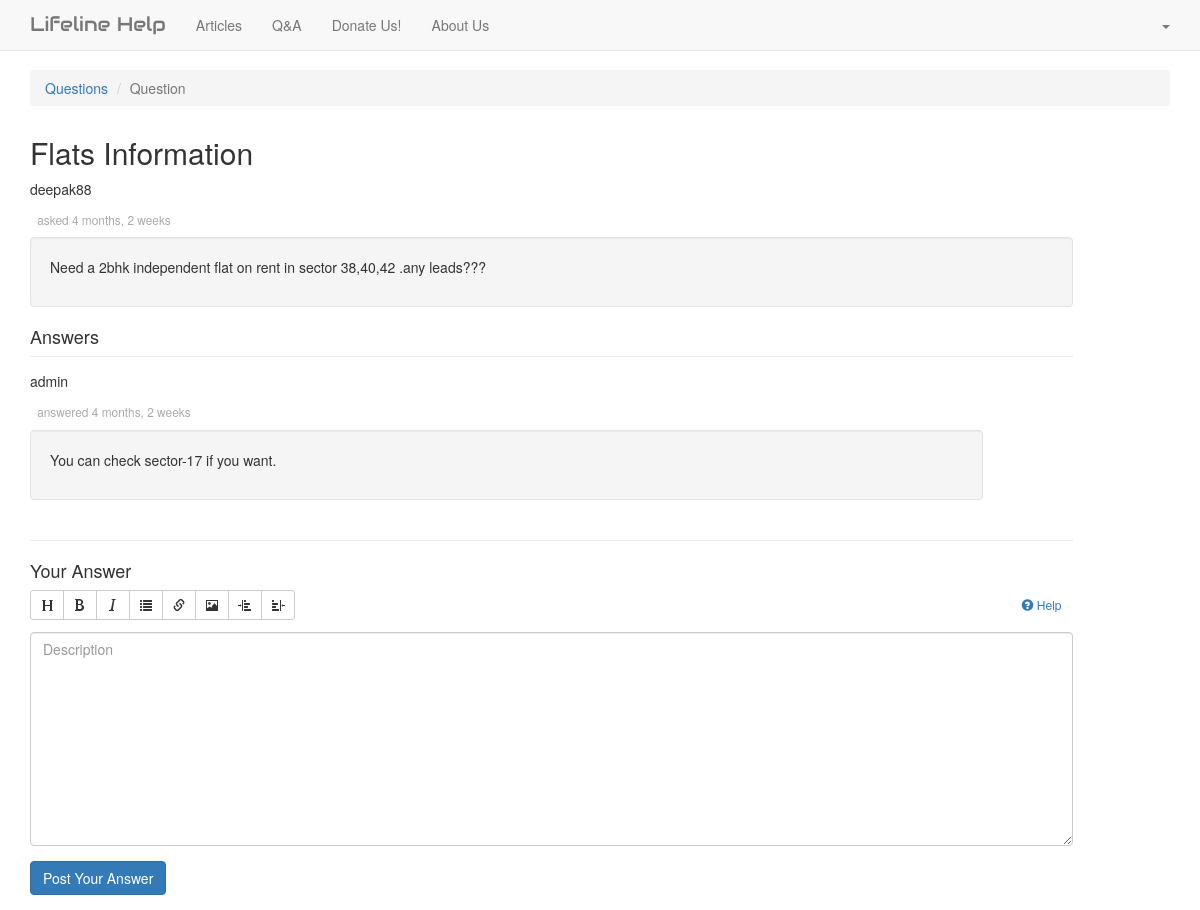
/question/3 (signed in), run on the app's committed database.
### questions/models.py (models this page shows, shortened)
class Question(models.Model):
    asked_by = models.CharField(max_length=200, default=None)
    description = models.TextField(max_length=500)
    title = models.CharField(max_length=255)
    create_date = models.DateTimeField(auto_now_add=True)
    def get_answers(self):
        return Answer.objects.filter(question=self)
    def get_description_as_markdown(self):
        return markdown.markdown(self.description, safe_mode='escape')

class Answer(models.Model):
    answered_by = models.CharField(max_length=500 , default=None)
    question = models.ForeignKey(Question, on_delete=models.CASCADE)
    description = models.TextField(max_length=2000)
    create_date = models.DateTimeField(auto_now_add=True)
    def get_description_as_markdown(self):
        return markdown.markdown(self.description, safe_mode='escape')

### questions/views.py (the view)
# urls.py: url(r'^(?P<pk>[0-9]+)/$', views.question_spec,name='question_spec'),
@login_required(login_url='/register/welcome/')
def question_spec(request, pk):
    question = get_object_or_404(models.Question, pk=pk)
    form = AnswerForm(initial={'question': question})
    return render(request, 'questions/question.html', {
        'question': question,
        'form': form
    })

### questions/forms.py
class AnswerForm(ModelForm):
    question = forms.ModelChoiceField(widget=forms.HiddenInput(),
                                      queryset=Question.objects.all())
    description = forms.CharField(
        widget=forms.Textarea(attrs={'class': 'form-control', 'placeholder': 'Description'}),
        max_length=4000)
    class Meta:
        model = Answer
        fields = [ 'question', 'description']

### questions/templates/questions/question.html (shortened to what this page needs)
{% extends 'base.html' %}
{% load staticfiles %}
{% load i18n %}
{% block head %}
  <link href="{% static 'css/questions.css' %}" rel="stylesheet">
{% endblock head %}
{% block main %}
  <ol class="breadcrumb">
    <li><a href="{% url 'questions:question' %}">{% trans "Questions" %}</a></li>
    <li class="active">{% trans "Question" %}</li>
  </ol>
  <div class="row question" question-id="{{ question.id }}">
    <div class="col-md-11">
      <h2 class="question-title">{{ question.title }}</h2>
      <div class="question-user">
        <p>{{ question.asked_by }}</p>
        <small class="asked">asked {{ question.create_date | timesince}}</small>
      </div>
      <div class="question-description well">
        {{ question.get_description_as_markdown|safe }}
  </div>
  <h4 class="page-header">Answers</h4>
  <div class="answers">
    {% for answer in question.get_answers %}
      {% include 'questions/partial_answer.html' with question=question answer=answer %}
    {% endfor %}
    <h4>Your Answer</h4>
    <form action="{% url 'questions:answer' %}" method="post" role="form">
      <div class="form-group">
        {% include 'markdown_editor.html' with textarea='id_description' %}
        {{ form.description }}
      </div>
      <div class="form-group">
        <button type="submit" class="btn btn-primary">{% trans "Post Your Answer"%}</button>
      </div>
    </form>
  </div>
{% endblock main %}

### questions/templates/questions/partial_answer.html (shortened to what this page needs)
{% load i18n %}
<div class="row answer" answer-id="{{ answer.id }}">
  <div class="col-md-11">
    <div class="answer-user">
     <p>{{ answer.answered_by }}</p>
      <small class="answered">{% trans "answered" %} {{ answer.create_date | timesince }}</small>
    </div>
    <div class="answer-description well">
      {{ answer.get_description_as_markdown|safe }}
    </div>
  </div>
</div>
<hr>

### static/css/bootcamp.css (style rules this page uses)
body { padding-top: 70px; }
.page-header { margin: 0; }

### questions/static/css/questions.css (style rules this page uses)
.answer { margin-top: 1em; }
.answer .answer-user, .question .question-user { margin-bottom: .6em; }
.answer .answered, .question .asked { color: #aaaaaa; margin-left: .6em; }
.question-title { margin-top: 10px; }

### data on the page
Question: title "Flats Information", asked_by "deepak88", create_date "4 months, 2 weeks", get_description_as_markdown "Need a 2bhk independent flat on rent in sector 38,40,42 .any leads???"
Answer: answered_by "admin", create_date "4 months, 2 weeks", get_description_as_markdown "You can check sector-17 if you want."
